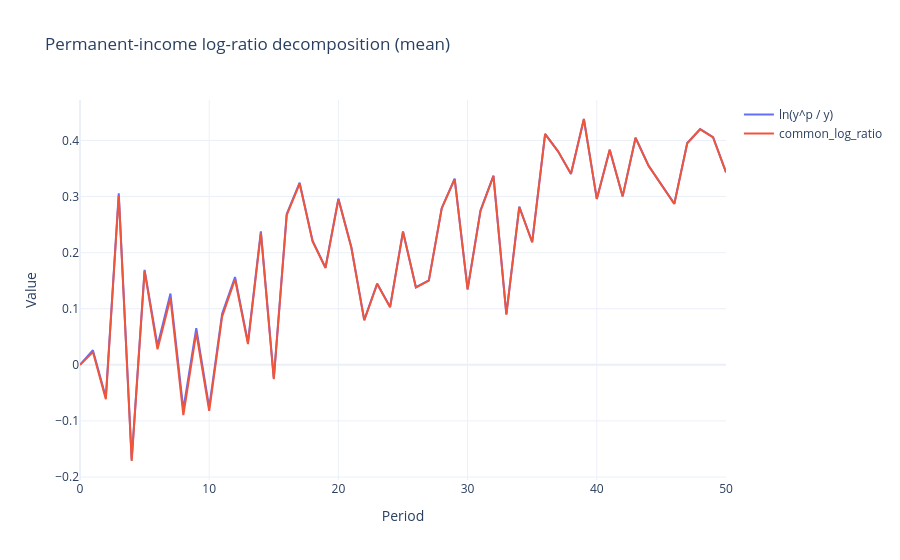
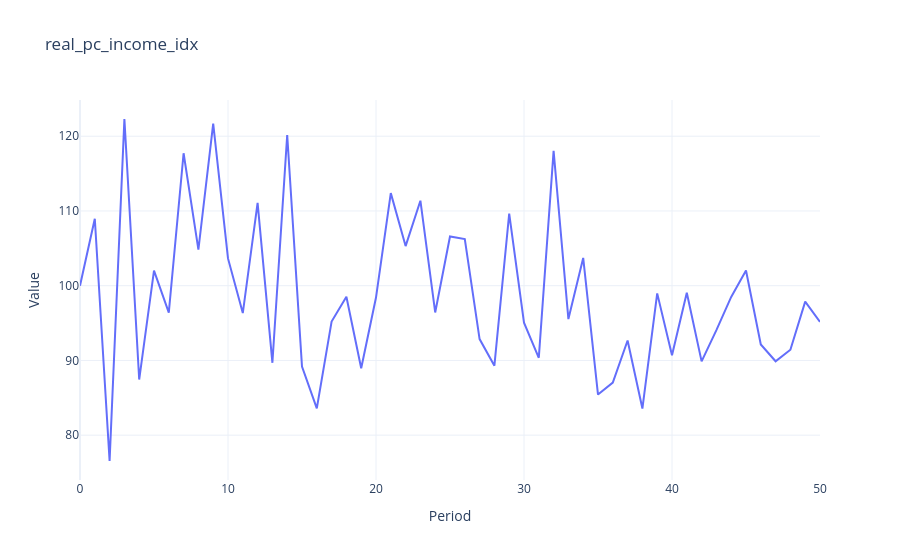

Here is the notebook cell these charts were saved with, in order:
### Code cell
from src.notebook_workflow import plot_permanent_income_log_ratio_decomposition, build_permanent_income_log_ratio_decomposition_df, build_permanent_income_forecast_contribution_table

h5_path = benchmark.model_h5_path if benchmark is not None else simulation.model_h5_path

df_yp = build_permanent_income_log_ratio_decomposition_df(h5_path, country_code=run_config.country_iso3)

fig = plot_permanent_income_log_ratio_decomposition(
    h5_path,
    country_code=run_config.country_iso3,
    columns=["ln_y_p_over_y", "common_log_ratio"],
    reducer="mean",
    show=True,
)


fig = plot_permanent_income_log_ratio_decomposition(
    h5_path,
    country_code=run_config.country_iso3,
    columns=["real_pc_income_idx"],
    reducer="mean",
    title='real_pc_income_idx',
    show=True,
)

decomposition_df = build_permanent_income_log_ratio_decomposition_df(
    h5_path,
    country_code=run_config.country_iso3,
    reducer='mean',
    include_log_real_pc_income=True,
    # include_log_real_pc_income="log_real_pc_income_t" in selected_columns,
)
decomposition_df[['common_log_ratio', 'log_real_pc_income_t']]

### Figure 1 — Plotly figure (JSON) as saved in the notebook; plotly's stock layout.template omitted (floating-point values rounded to 4 significant figures)
{"data": [{"mode": "lines", "name": "ln(y^p / y)", "type": "scatter", "x": [0, 1, 2, 3, 4, 5, 6, 7, 8, 9, 10, 11, 12, 13, 14, 15, 16, 17, 18, 19, 20, 21, 22, 23, 24, 25, 26, 27, 28, 29, 30, 31, 32, 33, 34, 35, 36, 37, 38, 39, 40, 41, 42, 43, 44, 45, 46, 47, 48, 49, 50], "y": [0.0, 0.02614, -0.05774, 0.3057, -0.168, 0.1693, 0.0343, 0.1272, -0.07923, 0.06528, -0.0761, 0.0909, 0.1566, 0.04044, 0.2379, -0.02345, 0.269, 0.3247, 0.2215, 0.1736, 0.2963, 0.2102, 0.08015, 0.1449, 0.1033, 0.2378, 0.1384, 0.1507, 0.2797, 0.3319, 0.1349, 0.2755, 0.3374, 0.09039, 0.2822, 0.219, 0.4116, 0.3807, 0.3404, 0.4381, 0.2957, 0.3833, 0.3004, 0.4049, 0.3555, 0.3221, 0.2874, 0.3955, 0.4205, 0.4061, 0.3436]}, {"mode": "lines", "name": "common_log_ratio", "type": "scatter", "x": [0, 1, 2, 3, 4, 5, 6, 7, 8, 9, 10, 11, 12, 13, 14, 15, 16, 17, 18, 19, 20, 21, 22, 23, 24, 25, 26, 27, 28, 29, 30, 31, 32, 33, 34, 35, 36, 37, 38, 39, 40, 41, 42, 43, 44, 45, 46, 47, 48, 49, 50], "y": [0.0, 0.02272, -0.06115, 0.3023, -0.1715, 0.1676, 0.0277, 0.1186, -0.08954, 0.05729, -0.08222, 0.08601, 0.1526, 0.03706, 0.2351, -0.02575, 0.2671, 0.323, 0.2201, 0.1724, 0.2952, 0.2092, 0.07924, 0.1441, 0.1026, 0.2371, 0.1377, 0.15, 0.279, 0.3311, 0.134, 0.2744, 0.3363, 0.08939, 0.2814, 0.2184, 0.4114, 0.3807, 0.3405, 0.4383, 0.2959, 0.3834, 0.3003, 0.4047, 0.3551, 0.3216, 0.2868, 0.3949, 0.4199, 0.4054, 0.343]}], "layout": {"title": {"text": "Permanent-income log-ratio decomposition (mean)"}, "xaxis": {"title": {"text": "Period"}}, "yaxis": {"title": {"text": "Value"}}}}

### Figure 2 — Plotly figure (JSON) as saved in the notebook; plotly's stock layout.template omitted (floating-point values rounded to 4 significant figures)
{"data": [{"mode": "lines", "name": "real_pc_income_idx", "type": "scatter", "x": [0, 1, 2, 3, 4, 5, 6, 7, 8, 9, 10, 11, 12, 13, 14, 15, 16, 17, 18, 19, 20, 21, 22, 23, 24, 25, 26, 27, 28, 29, 30, 31, 32, 33, 34, 35, 36, 37, 38, 39, 40, 41, 42, 43, 44, 45, 46, 47, 48, 49, 50], "y": [100.0, 109.0, 76.54, 122.3, 87.45, 102.0, 96.41, 117.7, 104.8, 121.7, 103.7, 96.34, 111.1, 89.68, 120.2, 89.18, 83.58, 95.21, 98.52, 88.95, 98.42, 112.4, 105.3, 111.4, 96.42, 106.6, 106.2, 92.86, 89.3, 109.7, 95.06, 90.36, 118.0, 95.54, 103.7, 85.43, 87.04, 92.67, 83.57, 98.97, 90.68, 99.05, 89.88, 94.05, 98.5, 102.0, 92.14, 89.89, 91.43, 97.87, 95.16]}], "layout": {"title": {"text": "real_pc_income_idx"}, "xaxis": {"title": {"text": "Period"}}, "yaxis": {"title": {"text": "Value"}}}}
